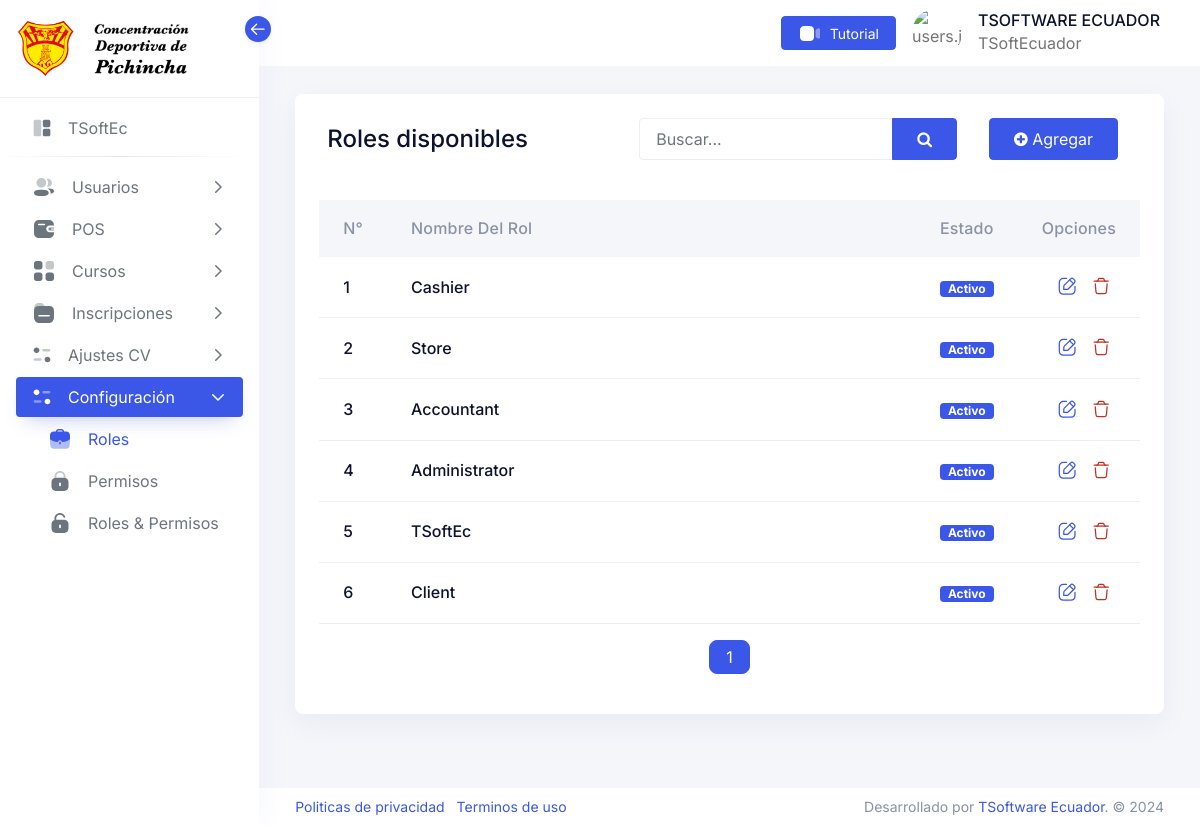
The app's page /App/role-list (signed in) with its own data.
### tables this page shows
CREATE TABLE `roles` (
  `Rid` int(11) NOT NULL,
  `Rname` varchar(50) NOT NULL,
  `Rimage` varchar(250) NOT NULL,
  `Ucode` varchar(10) NOT NULL,
  `Rroute` varchar(250) NOT NULL,
  `Rstatus` int(11) NOT NULL,
  `RdateCreated` timestamp NOT NULL DEFAULT current_timestamp(),
  `Rdateupdated` timestamp NOT NULL DEFAULT current_timestamp() ON UPDATE current_timestamp()
);

CREATE TABLE `status` (
  `Sid` int(3) NOT NULL,
  `Scodigo` int(3) NOT NULL,
  `Sname` varchar(20) NOT NULL,
  `Scolor` varchar(15) NOT NULL
);

### App/view/page/role/role-modal.php (the view, shortened to what the rows shown need)
<div style="float:right;">
    <a class="btn btn-sm btn-icon text-primary flex-end" data-bs-toggle="modal" data-bs-target="#role-edit<?php echo $row["Rid"] ?>">
        <span class="btn-inner">
        </span>
    </a>
    <a class="btn btn-sm btn-icon text-danger flex-end" data-bs-toggle="modal" data-bs-target="#role-delete<?php echo $row["Rid"] ?>">
        <span class="btn-inner">
        </span>
    </a>
</div>

### App/view/include/navbarV.php (shortened to what the rows shown need)
<aside class="sidebar sidebar-default sidebar-white sidebar-base navs-rounded-all ">
    <div class="sidebar-header d-flex justify-content-start">
        <a href="home" class="navbar-brand">
            <div class="logo-main">
                <div class="logo-normal">
                    <img src="./../assets/image/icons/logo-normal.png" class="text-center " alt="" width="60px" height="25%">
                </div>
            </div>
            <h4 class="logo-title">
                <img src="./../assets/image/icons/logo-cdp-letras.png" class="text-center " alt="" width="100px" height="25%">
            </h4>
        </a>
        <div class="sidebar-toggle" data-toggle="sidebar" data-active="true">
            <i class="icon">
            </i>
        </div>
    </div>
    <div class="sidebar-body pt-0 data-scrollbar">
        <div class="sidebar-list">
            <ul class="navbar-nav iq-main-menu" id="sidebar-menu">
                <li class="nav-item">
                    <a class="nav-link " aria-current="page" href="home">
                        <i class="icon">
                        </i>
                        <span class="item-name"><?php echo  $roleName; ?></span>
                    </a>
                </li>
                <li>
                    <hr class="hr-horizontal">
                </li>
                <li class="nav-item">
                    <?php
                    if (in_array('user-profile', $rutas) || in_array('user-add', $rutas) || in_array('user-list', $rutas)  || in_array('user-detail', $rutas)) :
                    ?>
                        <a class="nav-link " data-bs-toggle="collapse" href="#user" role="button" aria-expanded="false" aria-controls="user">
                            <i class="icon">
                            </i>
                            <span class="item-name">Usuarios</span>
                            <i class="right-icon">
                                <svg class="icon-18" xmlns="http://www.w3.org/2000/svg" width="18" fill="none" viewBox="0 0 24 24" stroke="currentColor">
                                    <path stroke-linecap="round" stroke-linejoin="round" stroke-width="2" d="M9 5l7 7-7 7" />
                                </svg>
                            </i>
                        </a>
                    <?php
                    endif;
                    ?>
                </li>
                <li class="nav-item">
                    <?php
                    if (in_array('course-available', $rutas) || in_array('invoice-my-course', $rutas)) :
                    ?>
                        <a class="nav-link " data-bs-toggle="collapse" href="#pos" role="button" aria-expanded="false" aria-controls="pos">
                            <i class="icon">
                            </i>
                            <span class="item-name">POS</span>
                            <i class="right-icon">
                                <svg class="icon-18" xmlns="http://www.w3.org/2000/svg" width="18" fill="none" viewBox="0 0 24 24" stroke="currentColor">
                                    <path stroke-linecap="round" stroke-linejoin="round" stroke-width="2" d="M9 5l7 7-7 7" />
                                </svg>
                            </i>
                        </a>
                    <?php endif; ?>
                </li>
                <li class="nav-item">
                    <?php
                    if (in_array('course-available', $rutas) || in_array('invoice-my-course', $rutas)) :
                    ?>
                        <a class="nav-link " data-bs-toggle="collapse" href="#course" role="button" aria-expanded="false" aria-controls="course">
                            <i class="icon">
                            </i>
                            <span class="item-name">Cursos</span>
                            <i class="right-icon">
                                <svg class="icon-18" xmlns="http://www.w3.org/2000/svg" width="18" fill="none" viewBox="0 0 24 24" stroke="currentColor">
                                    <path stroke-linecap="round" stroke-linejoin="round" stroke-width="2" d="M9 5l7 7-7 7" />
                                </svg>
                            </i>
                        </a>
                    <?php endif; ?>
                </li>
                <li class="nav-item">
                    <?php
                    if (in_array('role-list', $rutas)) :
                    ?>
                        <a class="nav-link " data-bs-toggle="collapse" href="#inscription" role="button" aria-expanded="false" aria-controls="inscription">
                            <i class="icon">
                            </i>
                            <span class="item-name">Inscripciones</span>
                            <i class="right-icon">
                                <svg class="icon-18" xmlns="http://www.w3.org/2000/svg" width="18" fill="none" viewBox="0 0 24 24" stroke="currentColor">
                                    <path stroke-linecap="round" stroke-linejoin="round" stroke-width="2" d="M9 5l7 7-7 7" />
                                </svg>
                            </i>
                        </a>
                    <?php endif; ?>
                </li>
                <li class="nav-item">
                    <?php
                    if (
                        in_array('course-list', $rutas)    || in_array('sport-list', $rutas)   || in_array('module-list', $rutas)   ||
                        in_array('discount-list', $rutas)  || in_array('scenery-list', $rutas)
                    ) :
                    ?>
                        <a class="nav-link" data-bs-toggle="collapse" href="#ajustes" role="button" aria-expanded="false" aria-controls="ajustes">
                            <i class="icon">
                            </i>
                            <span class="item-name">Ajustes CV</span>
                            <i class="right-icon">
                                <svg class="icon-18" xmlns="http://www.w3.org/2000/svg" width="18" fill="none" viewBox="0 0 24 24" stroke="currentColor">
                                    <path stroke-linecap="round" stroke-linejoin="round" stroke-width="2" d="M9 5l7 7-7 7" />
                                </svg>
                            </i>
                        </a>
                    <?php endif; ?>
                </li>
                <li class="nav-item">
                    <?php
                    if (
                        in_array('role-list', $rutas)  ||  in_array('permission-list', $rutas)  ||  in_array('permission-role', $rutas)
                    ) :
                    ?>
                        <a class="nav-link" data-bs-toggle="collapse" href="#configuraciones" role="button" aria-expanded="false" aria-controls="configuraciones">
                            <i class="icon">
                            </i>
                            <span class="item-name">Configuración</span>
                            <i class="right-icon">
                                <svg class="icon-18" xmlns="http://www.w3.org/2000/svg" width="18" fill="none" viewBox="0 0 24 24" stroke="currentColor">
                                    <path stroke-linecap="round" stroke-linejoin="round" stroke-width="2" d="M9 5l7 7-7 7" />
                                </svg>
                            </i>
                        </a>
                    <?php endif; ?>
                    <ul class="sub-nav collapse" id="configuraciones" data-bs-parent="#sidebar-menu">
                        <?php if (in_array('role-list', $rutas)) : ?>
                            <li class="nav-item">
                                <a class="nav-link  <?php echo ($currentPage == 'role-list') ? 'active' : ''; ?>" href="role-list">
                                    <i class="icon">
                                         </i>
                                    <span class="item-name">Roles</span>
                                </a>
                            </li>
                        <?php endif; ?>
                        <?php if (in_array('permission-list', $rutas)) : ?>
                            <li class="nav-item">
                                <a class="nav-link  <?php echo ($currentPage == 'permission-list') ? 'active' : ''; ?>" href="permission-list">
                                    <i class="icon">
                                    </i>
                                    <span class="item-name">Permisos</span>
                                </a>
                            </li>
                        <?php endif; ?>
                        <?php if (in_array('permission-role', $rutas)) : ?>
                            <li class="nav-item">
                                <a class="nav-link  <?php echo ($currentPage == 'permission-role') ? 'active' : ''; ?>" href="permission-role">
                                    <i class="icon">
                                    </i>
                                    <span class="item-name">Roles & Permisos</span>
                                </a>
                            </li>
                        <?php endif; ?>
                    </ul>
                </li>
            </ul>
        </div>
    </div>
</aside>

### App/view/page/role/role-list.php (shortened to what the rows shown need)
<?php
$roleController = new RoleController();
$roleController->createRoles();
$roleController->updateRole();
$roleController->deleteRole();
include 'role-pagination.php';
?>
<div class="iq-navbar-header" style="margin-top: 10%;">
    <div class="iq-header-img">
    </div>
</div>
<div class="conatiner-fluid content-inner mt-n5 py-0">
    <div class="card">
        <div class="card-header d-flex justify-content-between align-items-center">
            <div class="container-fluid iq-container">
                <div class="row">
                    <div class="col-md-12">
                        <div class="flex-wrap d-flex justify-content-between align-items-center">
                            <div class="form-group">
                                <h4 class="card-title">Roles disponibles</h4>
                            </div>
                            <div class="row">
                                <div class="form-group col-md-8">
                                    <form class="d-flex" method="GET">
                                        <div class="input-group ">
                                            <input type="text" class="form-control" name="search" id="search" placeholder="Buscar...">
                                            <button type="submit" id="submit-btn-add" class="btn btn-primary">
                                                <i class="fa fa-search" aria-hidden="true"></i>
                                            </button>
                                        </div>
                                    </form>
                                </div>
                                <div class="form-group col-md-4">
                                    <a class=" btn btn-primary" data-bs-toggle="modal" data-bs-target="#role-add">
                                        <i class="fa fa-plus-circle" aria-hidden="true"></i>
                                        <span>Agregar</span>
                                    </a>
                                </div>
                            </div>
                        </div>
                    </div>
                </div>
            </div>
        </div>
        <div class="card-body">
            <div class="table-responsive">
                <table id="datatable" class="table" role="grid" width="100%">
                    <thead>
                        <tr>
                            <th>N°</th>
                            <th>Nombre del rol</th>
                            <th>Estado</th>
                            <th>Opciones</th>
                        </tr>
                    </thead>
                    <tbody>
                        <?php
                        foreach ($role as $row) {  ?>
                            <tr>
                            <td style="width: 5%;">
                                    <div class="d-flex align-items-center">
                                        <h6><?php echo $row["Rid"] ?></h6>
                                    </div>
                                </td>
                                <td>
                                    <div class="d-flex align-items-center">
                                        <h6><?php echo $row["Rname"] ?></h6>
                                    </div>
                                </td>
                                <td style="width: 5%;">
                                    <div class="d-flex align-items-center">
                                        <?php
                                        $statusController = new StatusController();
                                        $status = $statusController->getStatus();
                                        foreach ($status as $sts) {
                                            if ($sts["Scodigo"] == $row["Rstatus"]) {
                                        ?>
                                                <h6><span class="badge bg-<?php echo $sts['Scolor'] ?>"><?php echo $sts['Sname'] ?></span></h6>
                                        <?php }
                                        } ?>
                                    </div>
                                </td>
                                <td style="width: 5%;">
                                    <?php include 'role-modal.php';  ?>
                                </td>
                            </tr>
                        <?php  }  ?>
                    </tbody>
                </table>
                <nav aria-label="Page navigation example">
                    <ul class="pagination justify-content-center">
                        <?php for ($i = 1; $i <= $totalPage; $i++) : ?>
                            <li class="page-item <?php echo ($page == $i) ? 'active' : ''; ?>"><a class="page-link" href="?pagination=<?php echo $i; ?>"><?php echo $i; ?></a></li>
                        <?php endfor; ?>
                    </ul>
                </nav>
            </div>
        </div>
    </div>
</div>

### records on screen
roles: Rname "TSoftEc", Rid "5"
roles: Rid "1", Rname "Cashier"
status: Sname "Activo"
roles: Rid "2", Rname "Store"
roles: Rid "3", Rname "Accountant"
roles: Rid "4", Rname "Administrator"
roles: Rid "6", Rname "Client"

### other values on screen
$_SESSION['Uname'] "TSOFTWARE"
$_SESSION['Ulastname'] "ECUADOR"
$_SESSION['Unickname'] "TSoftEcuador"
